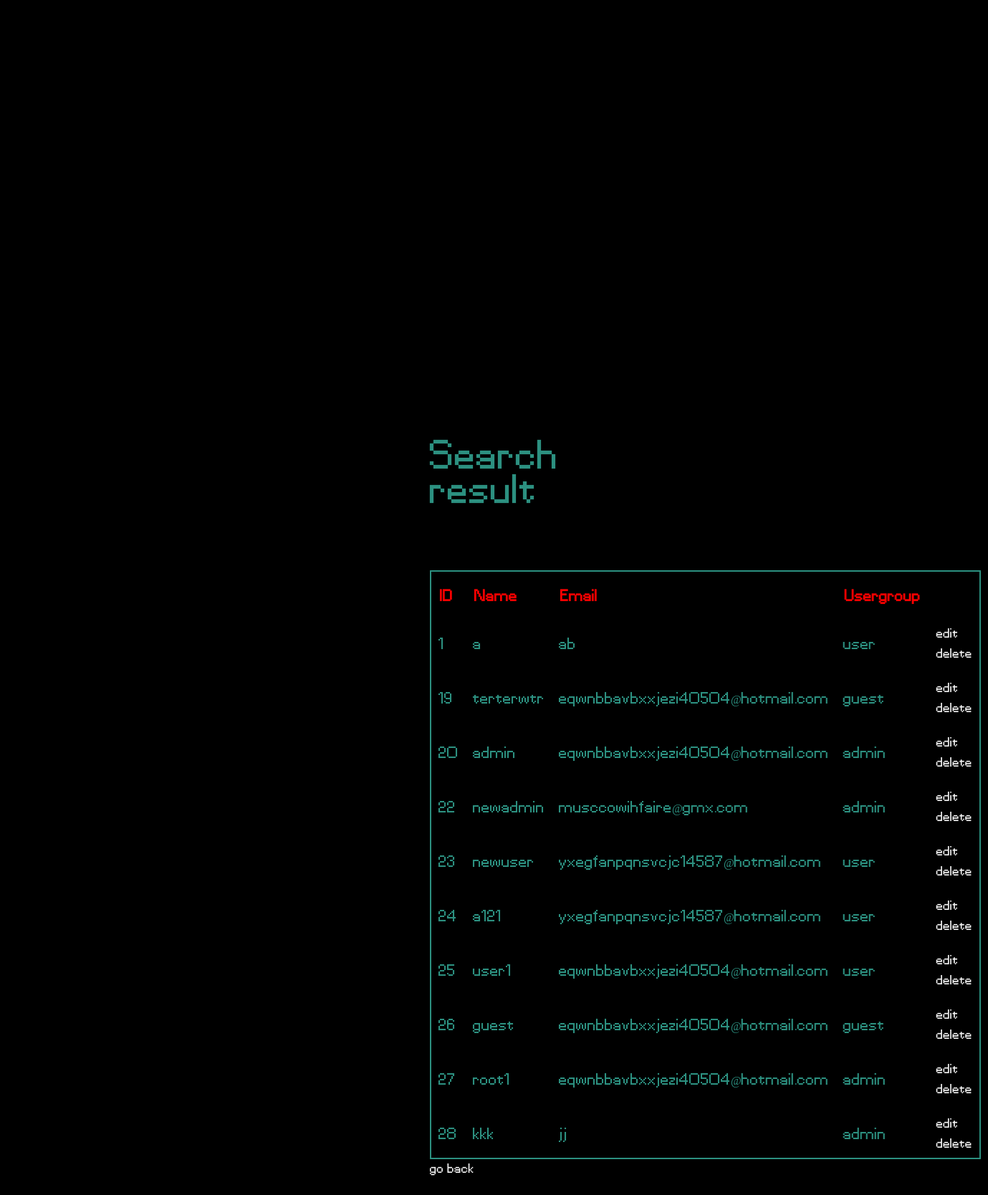
/crud/user/search-user.php, run on the app's committed database.
### tables this page shows
CREATE TABLE `user` (
  `user_id` int(255) NOT NULL,
  `user_name` varchar(99) NOT NULL,
  `email` varchar(99) NOT NULL,
  `password` varchar(99) NOT NULL,
  `usergroup_id` int(255) NOT NULL
);

CREATE TABLE `usergroup` (
  `usergroup_id` int(11) NOT NULL,
  `title` varchar(11) NOT NULL,
  `view` binary(1) NOT NULL,
  `post` binary(1) NOT NULL,
  `manage` binary(1) NOT NULL
);

### crud/user/search-user.php (the view, shortened to what this page needs)
<head>
<link href="https://cdn.jsdelivr.net/npm/bootstrap@5.3.2/dist/css/bootstrap.min.css" rel="stylesheet">
<link href="playground.css" rel="stylesheet" >
</head>
<body>
    <h1>Search result</h1>
<?php
require "connect.php";
$search = $_GET['search'];
$sql = "SELECT * FROM user WHERE user_id LIKE '%$search%' OR user_name LIKE '%$search%' OR email LIKE '%$search%'";
$result = $conn->query($sql);
if ($result->num_rows > 0) {
    echo "<table style='border: 2px solid ; '>";
    echo "<tr><th>ID</th><th>Name</th><th>Email</th><th>Usergroup</th></tr>";
    while ($row = mysqli_fetch_assoc($result)) {
        $ugid = $row['usergroup_id'] ;
        $role =mysqli_query($conn , "SELECT * FROM usergroup WHERE usergroup_id = '$ugid'");
        $rtitle= mysqli_fetch_assoc($role);
        echo "<tr><td>".$row['user_id']."</td><td>".$row['user_name']."</td><td>".$row['email']."</td><td>".$rtitle['title']."</td><td>
        <a href='sua.php?user_id=$row[user_id]'> edit </a>
        <a href='xoa.php?user_id=$row[user_id]'> delete </a>
        </td></tr>";
    }
    echo "</table>";
} else {
    echo "No data ";
}
?>
<a href='manage.php'> go back</a>
</body>

### crud/user/playground.css (style rules this page uses)
* { font-family: fvf !important; cursor: url("images/cursor.png"), auto !important; }
body { margin-top: 0; color: #2c9080 !important; }
a { text-decoration: none; font-size:13px; color:rgb(243, 243, 243); }

### crud/user/search-user.php (style rules this page uses)
body { background-color: black !important; margin: 300px !important; padding: 300px !important; }
th { padding:12px; color: red; }
td { padding:10px; }
table { margin-top: 100px; }

### data on the page
user: user_id "1", user_name "a", email "ab", usergroup.title "user"
user: user_id "19", user_name "terterwtr", email "eqwnbbavbxxjezi40504@hotmail.com", usergroup.title "guest"
user: user_id "20", user_name "admin", email "eqwnbbavbxxjezi40504@hotmail.com", usergroup.title "admin"
user: user_id "22", user_name "newadmin", email "musccowihfaire@gmx.com", usergroup.title "admin"
user: user_id "23", user_name "newuser", email "yxegfanpqnsvcjc14587@hotmail.com", usergroup.title "user"
user: user_id "24", user_name "a121", email "yxegfanpqnsvcjc14587@hotmail.com", usergroup.title "user"
user: user_id "25", user_name "user1", email "eqwnbbavbxxjezi40504@hotmail.com", usergroup.title "user"
user: user_id "26", user_name "guest", email "eqwnbbavbxxjezi40504@hotmail.com", usergroup.title "guest"
user: user_id "27", user_name "root1", email "eqwnbbavbxxjezi40504@hotmail.com", usergroup.title "admin"
user: user_id "28", user_name "kkk", email "jj", usergroup.title "admin"
